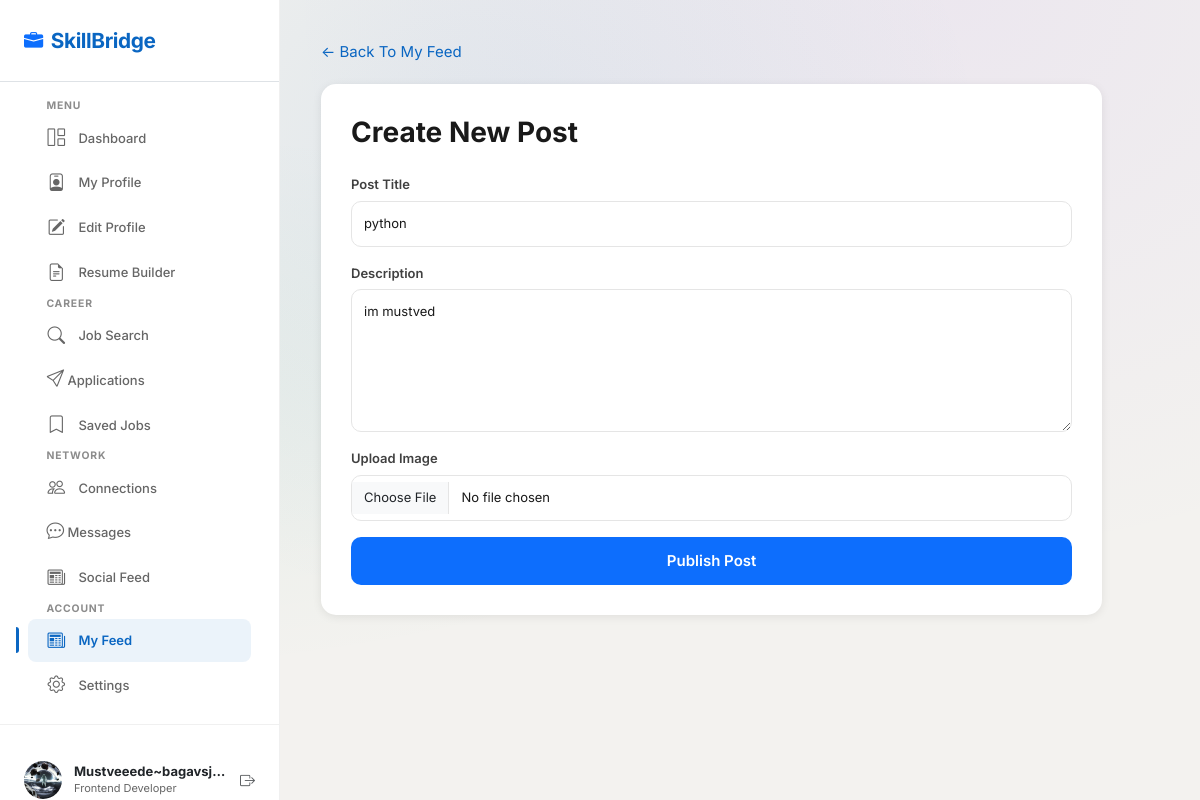
The app's page /jobseeker/edit_post/3/ (signed in) with its own data.
### account/models.py (models this page shows, shortened)
class jobseeker(models.Model):
    user_fk=models.ForeignKey(user,on_delete=models.CASCADE)
    f_name=models.CharField(max_length=30)
    l_name=models.CharField(max_length=30)
    number=models.PositiveIntegerField()
    skills=models.CharField(max_length=50)
    p_h=models.TextField(null=True,blank=True)
    location=models.CharField(max_length=40,null=True,blank=True)
    web=models.CharField(max_length=30,null=True,blank=True)
    profile_pic=models.FileField(upload_to="jobseeker/",default="default_pic.png")
    about_summary=models.TextField(null=True,blank=True)
    Institute=models.TextField(null=True,blank=True)
    degree=models.CharField(max_length=30,null=True,blank=True)
    s_year=models.PositiveIntegerField(null=True,blank=True)
    e_year=models.PositiveIntegerField(null=True,blank=True)
    percentage=models.FloatField(max_length=2,null=True,blank=True)

### jobseeker/models.py (models this page shows, shortened)
class Posts(models.Model):
    job_fk=models.ForeignKey(jobseeker,on_delete=models.CASCADE)
    tital=models.CharField(max_length=30,null=True,blank=True)
    description=models.TextField(null=True,blank=True)
    image=models.FileField(upload_to="jobseeker/posts/",blank=True,null=True)
    created_date=models.DateTimeField(auto_now_add=True)

### account/views.py (the view)
    def wrapper(request,*args,**kwargs):
        if "email" in request.session:
            uid=user.objects.get(email = request.session['email'])
            if uid.role=="jobseeker":
                jid=jobseeker.objects.get(user_fk = uid)
                request.uid=uid
                request.jid=jid
                return myfun(request,*args,**kwargs)
            else:
                cid=company.objects.get(com_fk=uid)
                request.uid=uid
                request.cid=cid
                return myfun(request,*args,**kwargs)
                return redirect("account:login")
        else:
            return redirect("account:login")

### account/views.py (called while the page is built)
def loginvalidate(myfun):
    def wrapper(request,*args,**kwargs):
        if "email" in request.session:
            uid=user.objects.get(email = request.session['email'])
            if uid.role=="jobseeker":
                jid=jobseeker.objects.get(user_fk = uid)
                request.uid=uid
                request.jid=jid
                return myfun(request,*args,**kwargs)
            else:
                cid=company.objects.get(com_fk=uid)
                request.uid=uid
                request.cid=cid
                return myfun(request,*args,**kwargs)
                return redirect("account:login")
        else:
            return redirect("account:login")
    return wrapper

### jobseeker/views.py (called while the page is built, shortened)
@loginvalidate
def edit_post(request,pk):
    pid=Posts.objects.get(id = pk)
    con={
        'pid':pid,
        'jid':request.jid,
        'uid':request.uid,
        'name':'my_post', # ye condition ke liye hai user jaha click karega action vhi dikhega
        }
    return render(request,"jobseeker/edit_post.html",con)

### jobseeker/templates/jobseeker/edit_post.html (shortened to what this page needs)
{% extends 'jobseeker/dashboard.html' %}
{% block maincontent %}
<div class="container">
    <div class="post-wrapper">
        <a href="{% url 'jobseeker:my_post' %}" class="back-btn">
            ← Back To My Feed
        </a>
        <div class="post-card">
            <h3 class="mb-4">
                Create New Post
            </h3>
            <form method="post" action="{% url 'jobseeker:edit_post' pk=pid.id %}" enctype="multipart/form-data">
                <div class="mb-3">
                    <label class="form-label">
                        Post Title
                    </label>
                    <input type="text" class="form-control" name="tital" value="{{pid.tital}}">
                </div>
                <div class="mb-3">
                    <label class="form-label">
                        Description
                    </label>
                    <textarea rows="6" class="form-control" name="description">{{pid.description}}</textarea>
                </div>
                <div class="mb-3">
                    <label class="form-label">
                        Upload Image
                    </label>
                    <input type="file" class="form-control" name="image">
                </div>
                <input type="submit" class="btn-post" value="Publish Post">
            </form>
        </div>
    </div>
</div>
{% endblock %}

### jobseeker/templates/jobseeker/dashboard.html (shortened to what this page needs)
{% load static %}
<html lang="en">
<head>
    <link href="https://cdn.jsdelivr.net/npm/bootstrap@5.3.2/dist/css/bootstrap.min.css"
          rel="stylesheet">
    <link rel="stylesheet"
          href="https://cdn.jsdelivr.net/npm/bootstrap-icons@1.11.1/font/bootstrap-icons.css">
    <link rel="stylesheet"
          href="{% static 'jobseeker/css/style.css' %}">
    <link rel="stylesheet"
          href="{% static 'jobseeker/css/components.css' %}">
    <link rel="stylesheet"
          href="{% static 'jobseeker/css/dashboard.css' %}">
</head>
<body class="bg-mesh">
    <div class="sidebar" id="sidebar">
        <div class="p-4 d-flex align-items-center justify-content-between border-bottom">
            <a class="sidebar-brand text-decoration-none fw-bold"
               href="{% url 'account:home' %}">
                <i class="bi bi-briefcase-fill text-primary"></i>
                SkillBridge
            </a>
        </div>
        <div class="p-3 flex-grow-1">
            <small class="sidebar-section-title">
                Menu
            </small>
            <a href="{% url 'jobseeker:dashboard' %}"
               class="nav-link-sidebar {% if name == 'dashboard' %}active{% endif %}">
                <i class="bi bi-grid-1x2"></i>
                Dashboard
            </a>
            <a href="{% url 'jobseeker:profile' %}"
               class="nav-link-sidebar {% if name == 'profile' %}active{% endif %}">
                <i class="bi bi-person-badge"></i>
                My Profile
            </a>
            <a href="{% url 'jobseeker:edit_profile' %}"
               class="nav-link-sidebar {% if name == 'edit_profile' %}active{% endif %}">
                <i class="bi bi-pencil-square"></i>
                Edit Profile
            </a>
            <a href="{% url 'jobseeker:resume_build' %}"
               class="nav-link-sidebar {% if name == 'resume_build' %}active{% endif %}">
                <i class="bi bi-file-earmark-text"></i>
                Resume Builder
            </a>
            <small class="sidebar-section-title">
                Career
            </small>
            <a href="{% url 'jobseeker:search' %}"
               class="nav-link-sidebar {% if name == 'job_search' %}active{% endif %}">
                <i class="bi bi-search"></i>
                Job Search
            </a>
            <a href="{% url 'jobseeker:applayed_jobs' %}"
               class="nav-link-sidebar d-flex justify-content-between align-items-center {% if name == 'apply' %}active{% endif %}">
                <span>
                    <i class="bi bi-send"></i>
                    Applications
                </span>
            </a>
            <a href="{% url 'jobseeker:saved_job' %}"
               class="nav-link-sidebar {% if name == 'saved_job' %}active{% endif %}">
                <i class="bi bi-bookmark"></i>
                Saved Jobs
            </a>
            <small class="sidebar-section-title">
                Network
            </small>
            <a href="{% url 'jobseeker:conection' %}"
               class="nav-link-sidebar {% if name == 'conection' %}active{% endif %}">
                <i class="bi bi-people"></i>
                Connections
            </a>
            <a href="{% url 'jobseeker:messages' %}"
               class="nav-link-sidebar {% if name == 'messages' %}active{% endif %} d-flex justify-content-between align-items-center">
                <span>
                    <i class="bi bi-chat-dots"></i>
                    Messages
                </span>
            </a>
            <a href="{% url 'jobseeker:all_feed' %}"
               class="nav-link-sidebar {% if name == 'all_feed' %}active{% endif %}">
                <i class="bi bi-newspaper"></i>
                Social Feed
            </a>
            <small class="sidebar-section-title">
                Account
            </small>
            <a href="{% url 'jobseeker:my_post' %}"
               class="nav-link-sidebar {% if name == 'my_post' %}active{% endif %}">
                <i class="bi bi-newspaper"></i>
                My Feed
            </a>
            <a href="{% url 'jobseeker:setting' %}"
               class="nav-link-sidebar {% if name == 'setting' %}active{% endif %}">
                <i class="bi bi-gear"></i>
                Settings
            </a>
        </div>
        <div class="sidebar-footer">
            <div class="sidebar-user">
                {% if jid.profile_pic %}
                    <img src="{{ jid.profile_pic.url }}"
                         alt="User">
                {% endif %}
                <div class="flex-grow-1 overflow-hidden">
                    <h6 class="user-name mb-0 text-dark text-truncate">
                        {% if jid %}
                            {{ jid.f_name|default:"" }}~{{ jid.l_name|default:"" }}
                        {% endif %}
                    </h6>
                    <span class="user-role d-block text-truncate">
                        Frontend Developer
                    </span>
                </div>
                <a href="{% url 'account:logout' %}"
                   class="text-muted">
                    <i class="bi bi-box-arrow-right"></i>
                </a>
            </div>
        </div>
    </div>
{% block maincontent %}{% endblock %}
</body>
</html>

### jobseeker/static/jobseeker/css/style.css (style rules this page uses)
:root { --primary: #0A66C2; --primary-dark: #004182; --primary-light: #70B5F9; --primary-gradient: linear-gradient(135deg, #0A66C2 0%, #004182 100%); --primary-glow: 0 0 20px rgba(10, 102, 194, 0.3); --accent: #7C3AED; --accent-light: #A78BFA; --accent-gradient: linear-gradient(135deg, #7C3AED 0%, #5B21B6 100%); --success: #059669; --success-light: #D1FAE5; --warning: #D97706; --warning-light: #FEF3C7; --danger: #DC2626; --danger-light: #FEE2E2; --info: #0891B2; --info-light: #CFFAFE; --text-primary: #191919; --text-secondary: #404040; --text-muted: #666666; --text-light: #8C8C8C; --border-color: #E5E5E5; --border-light: #F0F0F0; --divider: #EBEBEB; --bg-main: #F3F2EF; --bg-card: #FFFFFF; --bg-hover: #F8F9FA; --bg-active: rgba(10, 102, 194, 0.08); --bg-elevated: #FFFFFF; --glass-bg: rgba(255, 255, 255, 0.72); --glass-bg-strong: rgba(255, 255, 255, 0.88); --glass-border: rgba(255, 255, 255, 0.3); --glass-blur: blur(20px); --glass-blur-strong: blur(40px); --shadow-xs: 0 1px 2px rgba(0, 0, 0, 0.04); --shadow-sm: 0 1px 3px rgba(0, 0, 0, 0.06), 0 1px 2px rgba(0, 0, 0, 0.04); --shadow-md: 0 4px 6px rgba(0, 0, 0, 0.05), 0 2px 4px rgba(0, 0, 0, 0.04); --shadow-lg: 0 10px 25px rgba(0, 0, 0, 0.08), 0 4px 10px rgba(0, 0, 0, 0.04); --shadow-xl: 0 20px 50px rgba(0, 0, 0, 0.12); --shadow-glow: 0 0 30px rgba(10, 102, 194, 0.15); --shadow-card-hover: 0 8px 30px rgba(0, 0, 0, 0.1); --radius-xs: 4px; --radius-sm: 6px; --radius-md: 8px; --radius-lg: 12px; --radius-xl: 16px; --radius-2xl: 20px; --radius-full: 9999px; --space-xs: 0.25rem; --space-sm: 0.5rem; --space-md: 1rem; --space-lg: 1.5rem; --space-xl: 2rem; --space-2xl: 3rem; --space-3xl: 4rem; --font-family: 'Inter', -apple-system, BlinkMacSystemFont, 'Segoe UI', Roboto, sans-serif; --font-mono: 'JetBrains Mono', 'Fira Code', monospace; --fs-xs: 0.6875rem; --fs-sm: 0.8125rem; --fs-base: 0.9375rem; --fs-md: 1rem; --fs-lg: 1.125rem; --fs-xl: 1.25rem; --fs-2xl: 1.5rem; --fs-3xl: 1.875rem; --fs-4xl: 2.25rem; --fs-5xl: 3rem; --fs-display: 3.5rem; --transition-fast: all 0.15s ease; --transition-base: all 0.25s ease; --transition-slow: all 0.4s ease; --transition-spring: all 0.5s cubic-bezier(0.34, 1.56, 0.64, 1); --z-base: 1; --z-dropdown: 100; --z-sticky: 200; --z-sidebar: 500; --z-modal-backdrop: 900; --z-modal: 1000; --z-toast: 1100; --z-tooltip: 1200; --sidebar-width: 280px; --sidebar-collapsed: 72px; --topbar-height: 64px; }
*, *::before, *::after { box-sizing: border-box; margin: 0; padding: 0; }
html { scroll-behavior: smooth; -webkit-font-smoothing: antialiased; -moz-osx-font-smoothing: grayscale; }
body { font-family: var(--font-family); font-size: var(--fs-base); color: var(--text-primary); background-color: var(--bg-main); line-height: 1.6; overflow-x: hidden; padding-top: var(--topbar-height); }
a { color: var(--primary); text-decoration: none; transition: var(--transition-fast); }
img { max-width: 100%; height: auto; }
h1, h2, h3, h4, h5, h6 { font-weight: 700; line-height: 1.3; color: var(--text-primary); }
.bg-mesh { background-color: var(--bg-main); background-image: radial-gradient(at 40% 20%, rgba(10, 102, 194, 0.08) 0px, transparent 50%), radial-gradient(at 80% 0%, rgba(124, 58, 237, 0.06) 0px, transparent 50%), radial-gradient(at 0% 50%, rgba(5, 150, 105, 0.05) 0px, transparent 50%); }
.form-control, .form-select { border: 1.5px solid var(--border-color); border-radius: var(--radius-md); padding: 0.625rem 0.875rem; font-size: var(--fs-sm); color: var(--text-primary); transition: var(--transition-fast); background-color: var(--bg-card); }
.form-control::placeholder { color: var(--text-light); }
.form-label { font-weight: 600; font-size: var(--fs-sm); color: var(--text-secondary); margin-bottom: 0.375rem; }

### jobseeker/templates/jobseeker/edit_post.html (style rules this page uses)
body { background:#f4f7fb; margin: 0; padding: 0; }
.post-wrapper { width:70%; margin-left:25%; margin-top:40px; }
.post-card { background:white; padding:30px; border-radius:15px; box-shadow:0 2px 10px rgba(0,0,0,.08); }
.form-control, .form-select { border-radius:10px; padding:12px; }
.btn-post { background:#0d6efd; color:white; width:100%; padding:12px; border:none; border-radius:10px; font-weight:600; }
.back-btn { text-decoration:none; display:inline-block; margin-bottom:20px; }

### records on screen
jobseeker: profile_pic (picture), f_name "Mustveeede", l_name "bagavsj…"
Posts: tital "python", description "im mustved"
